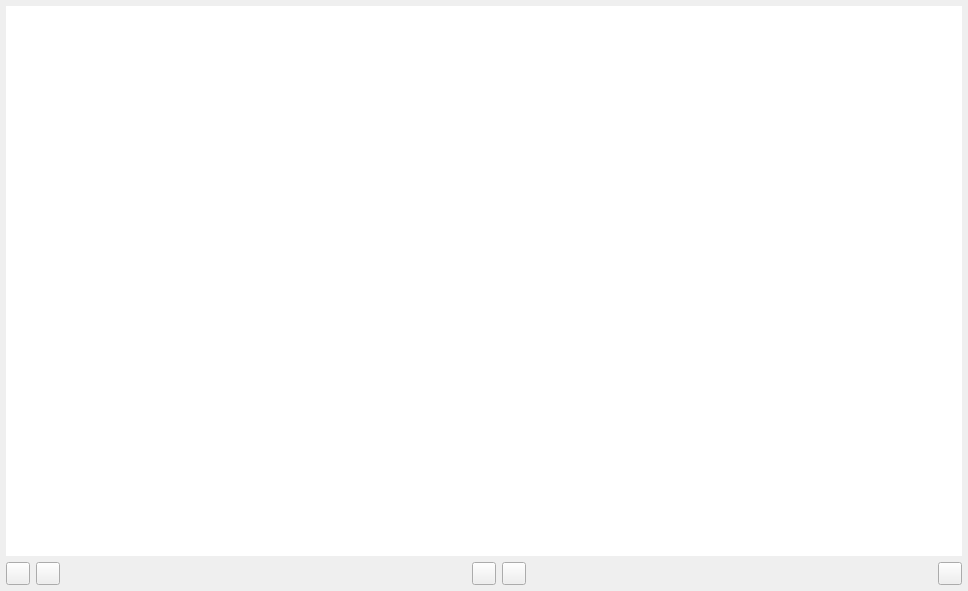
<?xml version="1.0" encoding="UTF-8"?>
<ui version="4.0">
 <class>SRWidget</class>
 <widget class="QWidget" name="SRWidget">
  <property name="geometry">
   <rect>
    <x>0</x>
    <y>0</y>
    <width>968</width>
    <height>591</height>
   </rect>
  </property>
  <property name="windowTitle">
   <string>SR</string>
  </property>
  <layout class="QVBoxLayout" name="verticalLayout">
   <property name="margin">
    <number>6</number>
   </property>
   <item>
    <widget class="QTextBrowser" name="textBrowser">
     <property name="sizePolicy">
      <sizepolicy hsizetype="Expanding" vsizetype="Expanding">
       <horstretch>0</horstretch>
       <verstretch>0</verstretch>
      </sizepolicy>
     </property>
     <property name="acceptDrops">
      <bool>false</bool>
     </property>
     <property name="frameShape">
      <enum>QFrame::NoFrame</enum>
     </property>
     <property name="frameShadow">
      <enum>QFrame::Plain</enum>
     </property>
     <property name="undoRedoEnabled">
      <bool>false</bool>
     </property>
     <property name="readOnly">
      <bool>true</bool>
     </property>
     <property name="html">
      <string notr="true">&lt;!DOCTYPE HTML PUBLIC &quot;-//W3C//DTD HTML 4.0//EN&quot; &quot;http://www.w3.org/TR/REC-html40/strict.dtd&quot;&gt;
&lt;html&gt;&lt;head&gt;&lt;meta name=&quot;qrichtext&quot; content=&quot;1&quot; /&gt;&lt;style type=&quot;text/css&quot;&gt;
p, li { white-space: pre-wrap; }
&lt;/style&gt;&lt;/head&gt;&lt;body style=&quot; font-family:'Cantarell'; font-size:13pt; font-weight:400; font-style:normal;&quot;&gt;
&lt;p style=&quot;-qt-paragraph-type:empty; margin-top:0px; margin-bottom:0px; margin-left:0px; margin-right:0px; -qt-block-indent:0; text-indent:0px; font-family:'Arial'; font-size:12pt;&quot;&gt;&lt;br /&gt;&lt;/p&gt;&lt;/body&gt;&lt;/html&gt;</string>
     </property>
     <property name="textInteractionFlags">
      <set>Qt::TextBrowserInteraction</set>
     </property>
    </widget>
   </item>
   <item>
    <layout class="QHBoxLayout" name="horizontalLayout">
     <item>
      <widget class="QToolButton" name="save_toolButton">
       <property name="sizePolicy">
        <sizepolicy hsizetype="Preferred" vsizetype="Preferred">
         <horstretch>0</horstretch>
         <verstretch>0</verstretch>
        </sizepolicy>
       </property>
       <property name="toolTip">
        <string>Save as ODT</string>
       </property>
       <property name="text">
        <string/>
       </property>
       <property name="icon">
        <iconset resource="../alizams.qrc">
         <normaloff>:/bitmaps/save2.svg</normaloff>:/bitmaps/save2.svg</iconset>
       </property>
      </widget>
     </item>
     <item>
      <widget class="QToolButton" name="print_toolButton">
       <property name="sizePolicy">
        <sizepolicy hsizetype="Preferred" vsizetype="Preferred">
         <horstretch>0</horstretch>
         <verstretch>0</verstretch>
        </sizepolicy>
       </property>
       <property name="toolTip">
        <string>Print</string>
       </property>
       <property name="text">
        <string/>
       </property>
       <property name="icon">
        <iconset resource="../alizams.qrc">
         <normaloff>:/bitmaps/printer.svg</normaloff>:/bitmaps/printer.svg</iconset>
       </property>
      </widget>
     </item>
     <item>
      <spacer name="horizontalSpacer_2">
       <property name="orientation">
        <enum>Qt::Horizontal</enum>
       </property>
       <property name="sizeHint" stdset="0">
        <size>
         <width>40</width>
         <height>20</height>
        </size>
       </property>
      </spacer>
     </item>
     <item>
      <widget class="QToolButton" name="backward_toolButton">
       <property name="text">
        <string/>
       </property>
       <property name="icon">
        <iconset resource="../alizams.qrc">
         <normaloff>:/bitmaps/left0.svg</normaloff>:/bitmaps/left0.svg</iconset>
       </property>
      </widget>
     </item>
     <item>
      <widget class="QToolButton" name="forward_toolButton">
       <property name="text">
        <string/>
       </property>
       <property name="icon">
        <iconset resource="../alizams.qrc">
         <normaloff>:/bitmaps/right0.svg</normaloff>:/bitmaps/right0.svg</iconset>
       </property>
      </widget>
     </item>
     <item>
      <spacer name="horizontalSpacer">
       <property name="orientation">
        <enum>Qt::Horizontal</enum>
       </property>
       <property name="sizeHint" stdset="0">
        <size>
         <width>40</width>
         <height>20</height>
        </size>
       </property>
      </spacer>
     </item>
     <item>
      <widget class="QToolButton" name="toolButton">
       <property name="sizePolicy">
        <sizepolicy hsizetype="Preferred" vsizetype="Preferred">
         <horstretch>0</horstretch>
         <verstretch>0</verstretch>
        </sizepolicy>
       </property>
       <property name="text">
        <string/>
       </property>
       <property name="icon">
        <iconset resource="../alizams.qrc">
         <normaloff>:/bitmaps/delete.svg</normaloff>:/bitmaps/delete.svg</iconset>
       </property>
      </widget>
     </item>
    </layout>
   </item>
  </layout>
 </widget>
 <tabstops>
  <tabstop>textBrowser</tabstop>
  <tabstop>save_toolButton</tabstop>
  <tabstop>print_toolButton</tabstop>
  <tabstop>backward_toolButton</tabstop>
  <tabstop>forward_toolButton</tabstop>
  <tabstop>toolButton</tabstop>
 </tabstops>
 <resources>
  <include location="../alizams.qrc"/>
 </resources>
 <connections>
  <connection>
   <sender>toolButton</sender>
   <signal>pressed()</signal>
   <receiver>SRWidget</receiver>
   <slot>close()</slot>
   <hints>
    <hint type="sourcelabel">
     <x>944</x>
     <y>562</y>
    </hint>
    <hint type="destinationlabel">
     <x>963</x>
     <y>469</y>
    </hint>
   </hints>
  </connection>
 </connections>
</ui>
